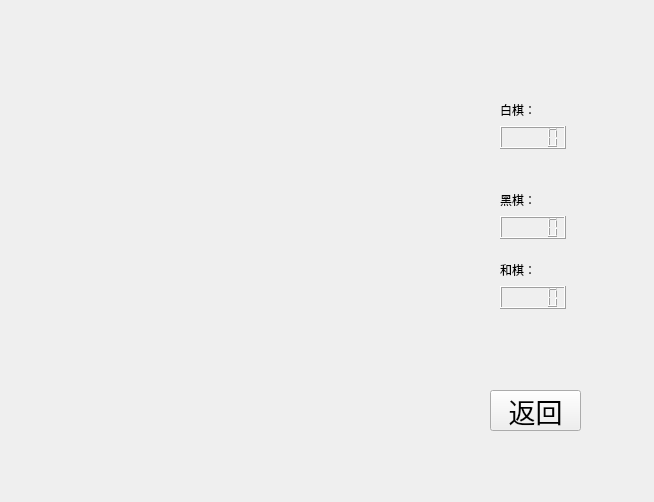
<?xml version="1.0" encoding="UTF-8"?>
<ui version="4.0">
 <class>GameWidget</class>
 <widget class="QWidget" name="GameWidget">
  <property name="geometry">
   <rect>
    <x>0</x>
    <y>0</y>
    <width>654</width>
    <height>502</height>
   </rect>
  </property>
  <property name="windowTitle">
   <string>Form</string>
  </property>
  <widget class="QPushButton" name="btn_return">
   <property name="geometry">
    <rect>
     <x>490</x>
     <y>390</y>
     <width>91</width>
     <height>41</height>
    </rect>
   </property>
   <property name="font">
    <font>
     <pointsize>20</pointsize>
    </font>
   </property>
   <property name="text">
    <string>返回</string>
   </property>
  </widget>
  <widget class="QWidget" name="layoutWidget">
   <property name="geometry">
    <rect>
     <x>500</x>
     <y>190</y>
     <width>66</width>
     <height>49</height>
    </rect>
   </property>
   <layout class="QVBoxLayout" name="verticalLayout_2">
    <item>
     <widget class="QLabel" name="label_2">
      <property name="text">
       <string>黑棋：</string>
      </property>
     </widget>
    </item>
    <item>
     <widget class="QLCDNumber" name="lcd_black"/>
    </item>
   </layout>
  </widget>
  <widget class="QWidget" name="layoutWidget_2">
   <property name="geometry">
    <rect>
     <x>500</x>
     <y>260</y>
     <width>66</width>
     <height>49</height>
    </rect>
   </property>
   <layout class="QVBoxLayout" name="verticalLayout_3">
    <item>
     <widget class="QLabel" name="label_3">
      <property name="text">
       <string>和棋：</string>
      </property>
     </widget>
    </item>
    <item>
     <widget class="QLCDNumber" name="lcd_deadgame"/>
    </item>
   </layout>
  </widget>
  <widget class="QWidget" name="layoutWidget">
   <property name="geometry">
    <rect>
     <x>500</x>
     <y>100</y>
     <width>66</width>
     <height>49</height>
    </rect>
   </property>
   <layout class="QVBoxLayout" name="verticalLayout">
    <item>
     <widget class="QLabel" name="label">
      <property name="text">
       <string>白棋：</string>
      </property>
     </widget>
    </item>
    <item>
     <widget class="QLCDNumber" name="lcd_white"/>
    </item>
   </layout>
  </widget>
 </widget>
 <resources/>
 <connections/>
</ui>
